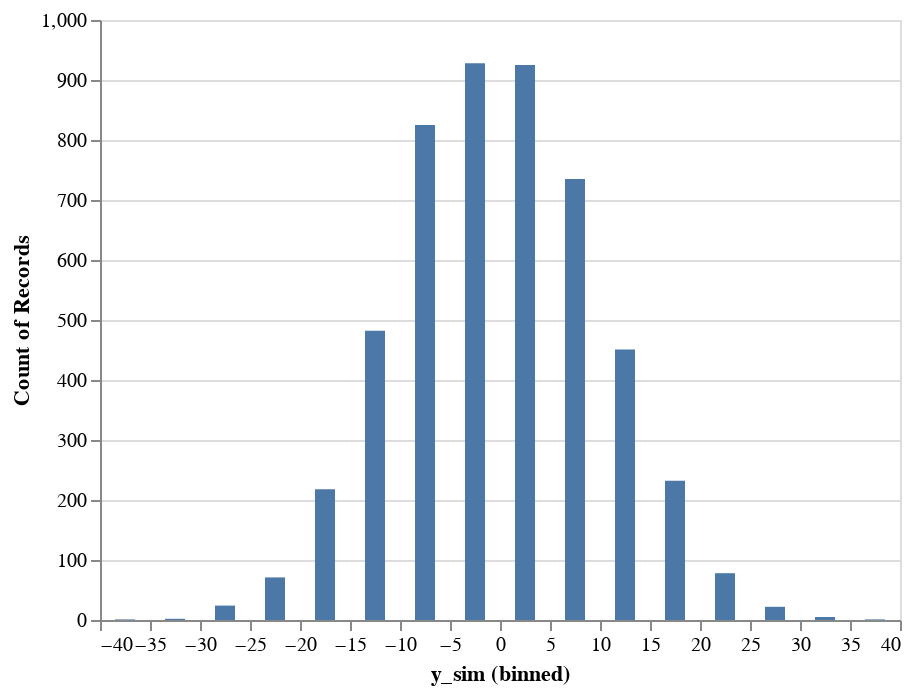

Notebook code for this chart:
### Code cell
samples_source = pd.DataFrame({"y_sim": y_sim})
hist = (
    alt.Chart(samples_source)
    .mark_bar(size=10)
    .encode(
        x=alt.X("y_sim", bin=alt.BinParams(maxbins=20)),
        y="count()",
    )
)

hist

### Figure 1 — Vega-Lite specification as saved in the notebook (floating-point values rounded to 4 significant figures; data arrays with more than 128 entries replaced by an {"elided": "..."} marker saying what was removed)
{"$schema": "https://vega.github.io/schema/vega-lite/v4.17.0.json", "config": {"view": {"continuousHeight": 300, "continuousWidth": 400}}, "data": {"name": "data-f4a4cb8dbb852a3deb6315f3e7f57e57"}, "datasets": {"data-f4a4cb8dbb852a3deb6315f3e7f57e57": {"elided": "5000 records"}}, "encoding": {"x": {"bin": {"maxbins": 20}, "field": "y_sim", "type": "quantitative"}, "y": {"aggregate": "count", "type": "quantitative"}}, "mark": {"size": 10, "type": "bar"}}
